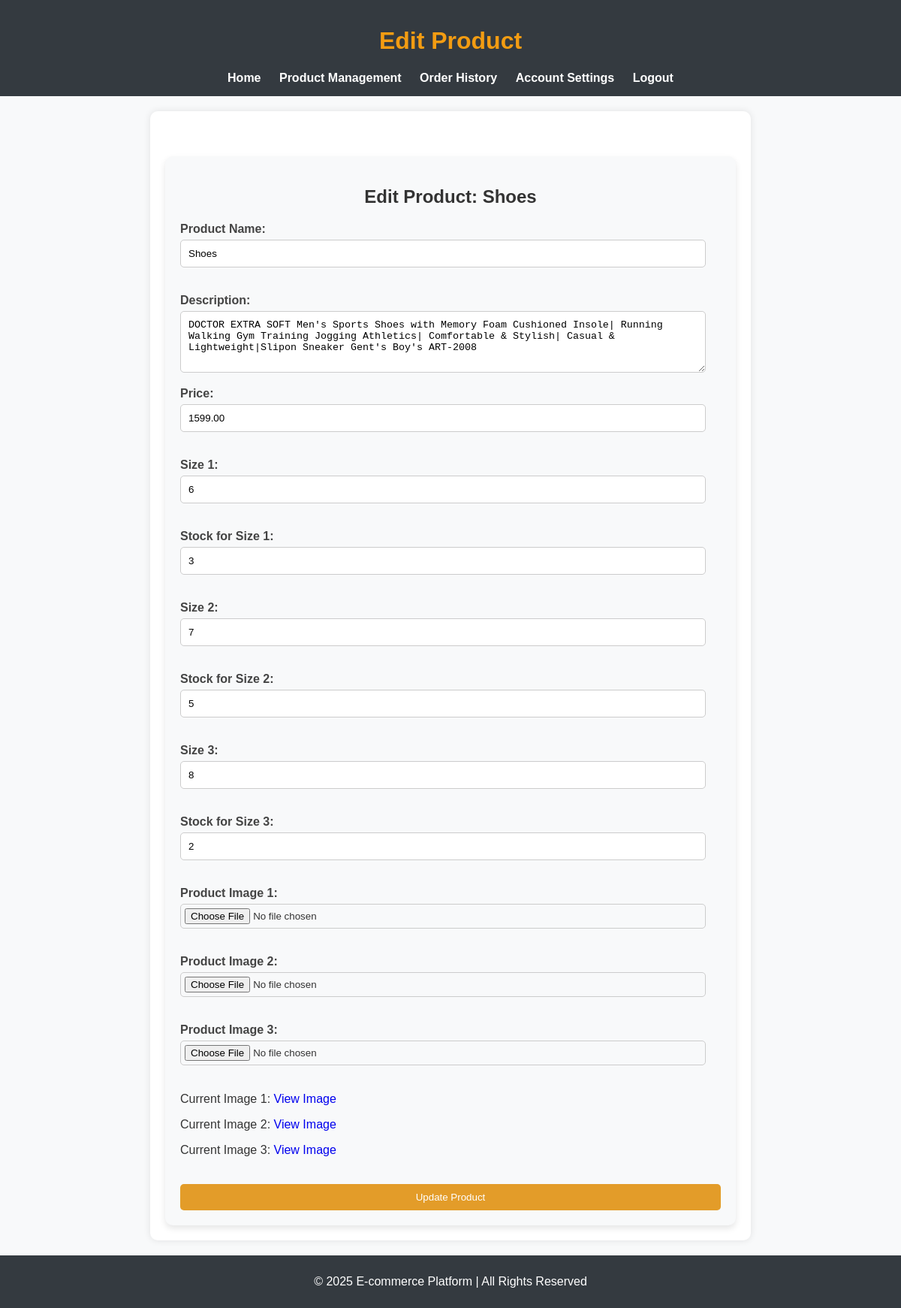
Screenshot of /edit_product.php?id=2 (signed in) with the database file from the repository.
### tables this page shows
CREATE TABLE `products` (
  `id` int(11) NOT NULL,
  `user_id` int(11) NOT NULL,
  `name` varchar(255) NOT NULL,
  `description` text NOT NULL,
  `price` decimal(10,2) NOT NULL,
  `stock` int(11) NOT NULL,
  `image_urls` varchar(255) DEFAULT NULL,
  `created_at` timestamp NOT NULL DEFAULT current_timestamp(),
  `size1` varchar(255) DEFAULT NULL,
  `size1_stock` int(11) NOT NULL DEFAULT 0,
  `size2` varchar(255) DEFAULT NULL,
  `size2_stock` int(11) NOT NULL DEFAULT 0,
  `size3` varchar(255) DEFAULT NULL,
  `size3_stock` int(11) NOT NULL DEFAULT 0
);

### edit_product.php (the view, shortened to what this page needs)
<?php
$user_id = $_SESSION['user_id'];
include "connect.php";
if (isset($_GET['id'])) {
    $product_id = $_GET['id'];
    $query = "SELECT * FROM products WHERE id = '$product_id' AND user_id = '$user_id'";
    $result = mysqli_query($con, $query);
    $product = mysqli_fetch_assoc($result);
    if ($product) {
        $images = explode(',', $product['image_urls']);
        echo '<!DOCTYPE html>
        <html lang="en">
        <head>
            <link rel="stylesheet" href="sellerstyle.css">
        </head>
        <body>
            <header>
                <h1>Edit Product</h1>
                <nav>
                    <a href="seller.php">Home</a>
                    <a href="product_management.php">Product Management</a>
                    <a href="order_history.php">Order History</a>
                    <a href="account_settings.php">Account Settings</a>
                    <a href="logout.php">Logout</a>
                </nav>
            </header>
            <main>
                <div class="container">
                    <div class="add-product">
                        <h2>Edit Product: ' . htmlspecialchars($product['name']) . '</h2>
                        <form action="update_product.php" method="POST" autocomplete="off" enctype="multipart/form-data">
                            <input type="hidden" name="product_id" value="' . $product['id'] . '">
                            <label for="name">Product Name:</label>
                            <input type="text" id="name" name="name" value="' . htmlspecialchars($product['name']) . '" required>
                            <label for="description">Description:</label>
                            <textarea id="description" name="description" rows="4" required>' . htmlspecialchars($product['description']) . '</textarea>
                            <label for="price">Price:</label>
                            <input type="number" id="price" name="price" value="' . $product['price'] . '" required min="0.01" step="0.01">
                            <label for="size1">Size 1:</label>
                            <input type="text" id="size1" name="size1" value="' . htmlspecialchars($product['size1']) . '">
                            <label for="size1_stock">Stock for Size 1:</label>
                            <input type="number" id="size1_stock" name="size1_stock" value="' . $product['size1_stock'] . '" min="0">
                            <label for="size2">Size 2:</label>
                            <input type="text" id="size2" name="size2" value="' . htmlspecialchars($product['size2']) . '">
                            <label for="size2_stock">Stock for Size 2:</label>
                            <input type="number" id="size2_stock" name="size2_stock" value="' . $product['size2_stock'] . '" min="0">
                            <label for="size3">Size 3:</label>
                            <input type="text" id="size3" name="size3" value="' . htmlspecialchars($product['size3']) . '">
                            <label for="size3_stock">Stock for Size 3:</label>
                            <input type="number" id="size3_stock" name="size3_stock" value="' . $product['size3_stock'] . '" min="0">
                            <label for="image1">Product Image 1:</label>
                            <input type="file" id="image1" name="image1">
                            <label for="image2">Product Image 2:</label>
                            <input type="file" id="image2" name="image2">
                            <label for="image3">Product Image 3:</label>
                            <input type="file" id="image3" name="image3">';
                            for ($i = 0; $i < 3; $i++) {
                                if (isset($images[$i])) {
                                    echo '<p>Current Image ' . ($i + 1) . ': <a href="' . $images[$i] . '" target="_blank">View Image</a></p>';
                                }
                            }
                            echo '<button type="submit" name="update_product">Update Product</button>
                        </form>
                    </div>
                </div>
            </main>
            <footer>
                <p>&copy; 2025 E-commerce Platform | All Rights Reserved</p>
            </footer>
        </body>
        </html>';
    } else {
        echo 'script>alert("Product not found."); window.location.href="product_management.php";</script>';
    }
}
?>

### sellerstyle.css (style rules this page uses)
* { box-sizing: border-box; }
html { box-sizing: border-box; }
*, *::before, *::after { box-sizing: inherit; }
body { font-family: Arial, sans-serif; margin: 0; padding: 0; background-color: #f8f9fa; color: #333; display: flex; flex-direction: column; min-height: 100vh; }
header { background-color: #343a40; color: #f39c12; padding: 15px; text-align: center; }
nav a { color: white; margin: 0 10px; text-decoration: none; font-weight: bold; transition: color 0.3s; }
main { flex: 1; padding: 20px; }
a { text-decoration: none; }
.add-product { background-color: #f8f9fa; padding: 20px; border-radius: 10px; box-shadow: 0 4px 8px rgba(0, 0, 0, 0.1); margin-top: 40px; }
.add-product label { font-weight: bold; color: #444; display: block; margin-top: 15px; }
.add-product input, .add-product textarea { width: calc(100% - 20px); padding: 10px; margin-top: 5px; border: 1px solid #ccc; border-radius: 5px; }
.add-product input[type="file"] { padding: 5px; }
.add-product button { background-color: #e39c29; color: #fff; padding: 10px 15px; border: none; border-radius: 5px; cursor: pointer; margin-top: 20px; }
footer { background-color: #343a40; color: white; text-align: center; padding: 10px; width: 100%; box-sizing: border-box; position: relative; }
.container { max-width: 800px; margin: 0 auto; padding: 20px; background-color: #fff; border-radius: 10px; box-shadow: 0 0 10px rgba(0, 0, 0, 0.1); }
.container h2 { text-align: center; color: #333; }
form label { font-weight: bold; color: #444; margin-top: 15px; display: block; }
form input { width: 100%; padding: 10px; margin-top: 5px; border-radius: 5px; border: 1px solid #ccc; margin-bottom: 20px; }
form button { background-color: #e39c29; color: #fff; padding: 10px 15px; border: none; border-radius: 5px; cursor: pointer; width: 100%; }

### rows the page displays
products: name "Shoes", description "DOCTOR EXTRA SOFT Men's Sports Shoes with Memory Foam Cushioned Insole| Running Walking Gym Training Jogging Athletics| Comfortable & Stylish| Casual & Lightweight|Slipon Sneaker Gent's Boy's ART-2008", price "1599.00", size1 "6", size1_stock "3", size2 "7", size2_stock "5", size3 "8", size3_stock "2"
